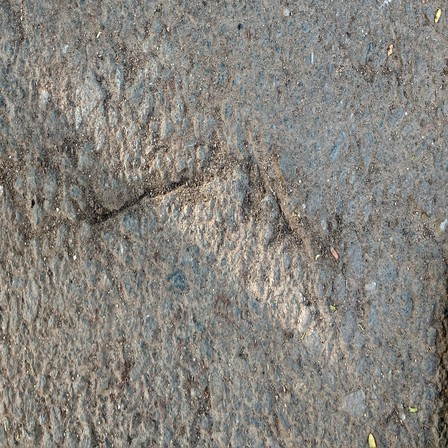
#> input picture data/asphalt/Cracks/IMG_20180513_165129852_HDR resized_448.jpg, 448 x 448 px; its folder holds only this picture in this run
$ jupyter execute --allow-errors lab6.ipynb
#> lines starting #> are read from the running program, lines starting #| are printed output that depends on the picture; after the words box and inside, x2 and y2 are one past the last pixel; in counts of white or black regions, pixels touching at a corner belong together
Part A - Image Feature Extraction and Classification

[cell 1]
import os
import time
import glob
import numpy as np
import pandas as pd
import cv2
import matplotlib.pyplot as plt

from sklearn.model_selection import train_test_split
from sklearn.preprocessing import StandardScaler
from sklearn.linear_model import LogisticRegression
from sklearn.svm import SVC
from sklearn.ensemble import RandomForestClassifier
from sklearn.neighbors import KNeighborsClassifier
from sklearn.metrics import (accuracy_score, precision_score, recall_score,
                             f1_score, confusion_matrix, classification_report)

DATA_DIR   = "data"
OUTPUT_DIR = "outputs"
os.makedirs(OUTPUT_DIR, exist_ok=True)

IMG_SIZE = 128          # all images resized to 128 x 128
RANDOM_STATE = 42

print("Setup done. OpenCV version:", cv2.__version__)

[cell 2]
for root, dirs, files in os.walk(DATA_DIR):
    depth = root.replace(DATA_DIR, "").count(os.sep)
    print("   " * depth + os.path.basename(root) + "/",
          f"[{len(files)} files]" if files else "")
    if depth >= 2:          # don't print every image name
        dirs[:] = []
#> pass 2 of the loop `for root, dirs, files in os.walk(DATA_DIR):`:

[cell 3]
IMAGE_DIR = os.path.join(DATA_DIR, "asphalt")

LABEL_MAP = {
    "Cracks":    1,   # positive class = crack present
    "NonCracks": 0
}

VALID_EXT = ('.jpg', '.jpeg', '.png', '.bmp', '.tif', '.tiff')

records = []
for folder, label in LABEL_MAP.items():
    folder_path = os.path.join(IMAGE_DIR, folder)
    for fname in sorted(os.listdir(folder_path)):
        if fname.lower().endswith(VALID_EXT):
            records.append({
                "filepath": os.path.join(folder_path, fname),
                "filename": fname,
                "folder":   folder,
                "label":    label
            })
#> pass 2 of the loop `for folder, label in LABEL_MAP.items():`:

files_df = pd.DataFrame(records)

print("Total images:", len(files_df))
print(files_df["folder"].value_counts(), "\n")
files_df.head()

[cell 4]
inspect = []
for fp in files_df["filepath"]:
    img = cv2.imread(fp, cv2.IMREAD_UNCHANGED)
#> img is the input picture: shape (448, 448, 3); mean B, G, R 125.7, 131.5, 134.7
    if img is None:
        inspect.append({"height": None, "width": None, "channels": None})
        continue
    h, w = img.shape[:2]
#> h = 448; w = 448
    ch = 1 if img.ndim == 2 else img.shape[2]
#> ch = 3
    inspect.append({"height": h, "width": w, "channels": ch})
#> pass 2 of the loop `for fp in files_df["filepath"]:`:
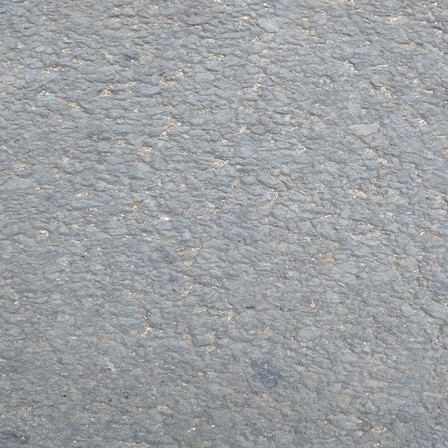
#> input picture data/asphalt/NonCracks/IMG_20180705_130732496 resized_448.jpg, 448 x 448 px
#> img is the input picture: shape (448, 448, 3); mean B, G, R 163.2, 160.2, 157.6

inspect_df = pd.concat([files_df, pd.DataFrame(inspect)], axis=1)
#> inspect_df = table of 2 rows and 7 columns

print("Unreadable files:", inspect_df["height"].isna().sum())
#| Unreadable files: 0
print("\nUnique (height, width) combinations:")
print(inspect_df.groupby(["height", "width"]).size())
#| height  width
#| 448     448      2
#| dtype: int64
print("\nChannel counts:")
print(inspect_df["channels"].value_counts())
#| channels
#| 3    2
#| Name: count, dtype: int64
print("\nSize stats:")
print(inspect_df[["height", "width"]].describe().loc[["min", "max", "mean"]])
#|       height  width
#| min    448.0  448.0
#| max    448.0  448.0
#| mean   448.0  448.0

[cell 5]
DARK_THRESH   = 60     # pixel below this = "dark"
BRIGHT_THRESH = 180    # pixel above this = "bright"
CANNY_LOW     = 100
CANNY_HIGH    = 200

def extract_features(filepath, img_size=IMG_SIZE):
    """Read one image -> return a dict of numeric features."""
#> called with img_size = 128
    img = cv2.imread(filepath, cv2.IMREAD_COLOR)
    if img is None:
        return None

    # 1. resize to common size (compute reduction)
    img = cv2.resize(img, (img_size, img_size), interpolation=cv2.INTER_AREA)
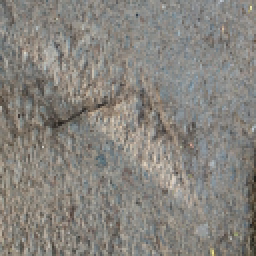
#> img: shape (128, 128, 3) (shown 2 times larger); mean B, G, R 125.7, 131.5, 134.7

    # 2. grayscale: cracks are an intensity pattern, colour is irrelevant
    gray = cv2.cvtColor(img, cv2.COLOR_BGR2GRAY)

    total_px = gray.size
#> total_px = 16384

    # ---- intensity statistics (NumPy) ----
    feats = {
        "mean_brightness": float(np.mean(gray)),
        "contrast_std":    float(np.std(gray)),
        "min_intensity":   float(np.min(gray)),
        "max_intensity":   float(np.max(gray)),
        "median_intensity":float(np.median(gray)),
        "intensity_range": float(np.max(gray) - np.min(gray)),
        "p10":             float(np.percentile(gray, 10)),
        "p90":             float(np.percentile(gray, 90)),
        "dark_ratio":      float(np.sum(gray < DARK_THRESH)   / total_px),
        "bright_ratio":    float(np.sum(gray > BRIGHT_THRESH) / total_px),
    }

    # ---- edge features (OpenCV Canny) ----
    edges = cv2.Canny(gray, CANNY_LOW, CANNY_HIGH)
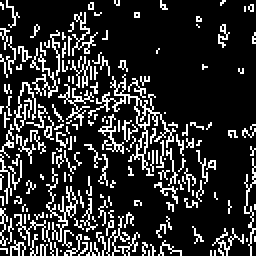
#> edges: shape (128, 128) (shown 2 times larger); 18.1% white in thin lines or dots
    edge_count = int(np.sum(edges > 0))
#> edge_count = 2966
    feats["edge_count"]   = edge_count
    feats["edge_density"] = edge_count / total_px

    return feats

[cell 6]
t0 = time.time()

rows, failed = [], []
for _, r in files_df.iterrows():
    f = extract_features(r["filepath"])
#> f = 12 items
    if f is None:
        failed.append(r["filename"])
        continue
    f["filename"] = r["filename"]
    f["folder"]   = r["folder"]
    f["label"]    = r["label"]
    rows.append(f)
#> pass 2 of the loop `for _, r in files_df.iterrows():`:
#> in extract_features (call 2), `img = cv2.resize(img, (img_size, img_size), interpolation=cv2.INTER_AR..`:
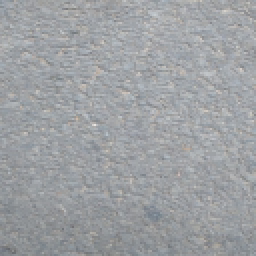
#> img: shape (128, 128, 3) (shown 2 times larger); mean B, G, R 163.2, 160.2, 157.6
#> in extract_features (call 2), `edges = cv2.Canny(gray, CANNY_LOW, CANNY_HIGH)`:
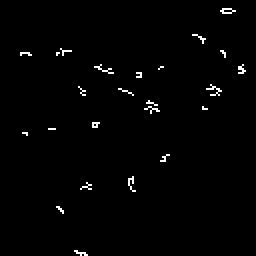
#> edges: shape (128, 128) (shown 2 times larger); 1.2% white in thin lines or dots, all inside (x1, y1, x2, y2) = (10, 4, 123, 128)
#> edge_count = 201

feature_df = pd.DataFrame(rows)
#> feature_df = table of 2 rows and 15 columns
extract_time = time.time() - t0

print(f"Extracted {len(feature_df)} rows in {extract_time:.2f}s  "
      f"({extract_time/len(feature_df)*1000:.1f} ms/image)")
#| Extracted 2 rows in 0.03s  (12.7 ms/image)
print("Failed:", failed)

feature_df.to_csv(os.path.join(OUTPUT_DIR, "image_features.csv"), index=False)
feature_df.head()
#> Out = table of 2 rows and 15 columns

[cell 7]
feature_cols = [c for c in feature_df.columns
                if c not in ("filename", "folder", "label")]
#> feature_cols = ['mean_brightness', 'contrast_std', 'min_intensity', 'max_intensity', 'median_intensity', 'intensity_range', 'p10', 'p90', 'dark_ratio', 'bright_ratio', 'edge_count', 'edge_density']

comparison = feature_df.groupby("folder")[feature_cols].mean().T
#> comparison = table of 12 rows and 2 columns
comparison["difference"] = comparison["Cracks"] - comparison["NonCracks"]
comparison.round(4)
#> Out = table of 12 rows and 3 columns

[cell 8]
def viz_pipeline(filepath, img_size=IMG_SIZE):
    img  = cv2.imread(filepath, cv2.IMREAD_COLOR)
    img  = cv2.resize(img, (img_size, img_size), interpolation=cv2.INTER_AREA)
    rgb  = cv2.cvtColor(img, cv2.COLOR_BGR2RGB)
    gray = cv2.cvtColor(img, cv2.COLOR_BGR2GRAY)
    edges= cv2.Canny(gray, CANNY_LOW, CANNY_HIGH)
    return rgb, gray, edges

#> (the rest of this cell did not finish here and is left out)

[cell 9]
key_feats = ["edge_density", "min_intensity", "contrast_std",
             "intensity_range", "p10", "mean_brightness"]

fig, axes = plt.subplots(2, 3, figsize=(14, 7))
for ax, f in zip(axes.ravel(), key_feats):
    for folder, color in [("Cracks", "crimson"), ("NonCracks", "steelblue")]:
        ax.hist(feature_df[feature_df.folder == folder][f],
                bins=25, alpha=0.6, label=folder, color=color)
    ax.set_title(f, fontsize=11)
    ax.legend(fontsize=8)

plt.tight_layout()
plt.savefig(os.path.join(OUTPUT_DIR, "feature_distributions.png"), dpi=130, bbox_inches="tight")
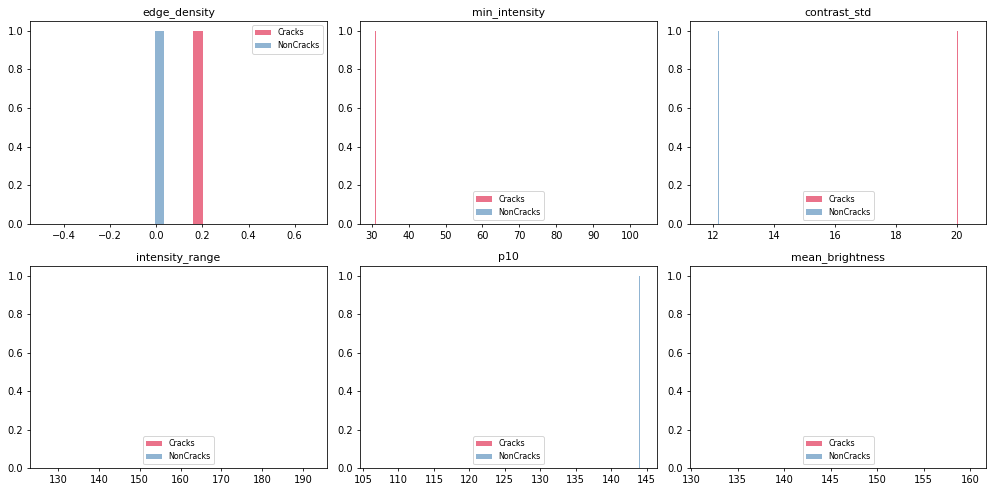
#> figure drawn by matplotlib, 6 panels; panel 1: tallest bar 1 high, from x = 0.161 to 0.201; panel 1: tallest bar 1 high, from x = -0.00773 to 0.0323; panel 2: tallest bar 1 high, from x = 30.98 to 31.02; panel 2: tallest bar 1 high, from x = 103 to 103
plt.show()

[cell 10]
X = feature_df[feature_cols].values
y = feature_df["label"].values
#> y = [1, 0]

#> (the rest of this cell did not finish here and is left out)

[cell 11]
models = {
    "Logistic Regression": (LogisticRegression(max_iter=1000, random_state=RANDOM_STATE), True),
    "SVM (RBF)":           (SVC(kernel="rbf", random_state=RANDOM_STATE),                True),
    "Random Forest":       (RandomForestClassifier(n_estimators=200, random_state=RANDOM_STATE), False),
    "KNN (k=5)":           (KNeighborsClassifier(n_neighbors=5),                          True),
}

results, preds = [], {}

#> (the rest of this cell did not finish here and is left out)

#> (a cell that did not finish here is left out)

[cell 13]
rf = models["Random Forest"][0]
#> (the rest of this cell did not finish here and is left out)

Part B - Text Vectorization and Spam Classification

[cell 14]
from sklearn.feature_extraction.text import CountVectorizer, TfidfVectorizer
from sklearn.naive_bayes import MultinomialNB
from sklearn.svm import LinearSVC
import re

email_path = os.path.join(DATA_DIR, "emails.csv")   # adjust filename if different
#> (the rest of this cell did not finish here and is left out)

[cell 15]
LABEL_COL = "Prediction"
#> (the rest of this cell did not finish here and is left out)

#> (a cell that did not finish here is left out)

[cell 17]
def clean_text(s):
    s = s.lower()
    s = re.sub(r"[^a-z\s]", " ", s)      # keep letters only
    s = re.sub(r"\s+", " ", s).strip()   # collapse whitespace
    return s

#> (the rest of this cell did not finish here and is left out)

[cell 18]
def run_text_experiment(vec, vec_name, tag="Original"):
    """Vectorise (fit on train only), train 3 models, time everything."""
    t0 = time.perf_counter()
    Xtr = vec.fit_transform(Xt_train)
    vec_time = time.perf_counter() - t0
    Xte = vec.transform(Xt_test)

    clfs = {
        "Naive Bayes":         MultinomialNB(),
        "Logistic Regression": LogisticRegression(max_iter=1000, random_state=RANDOM_STATE),
        "LinearSVC":           LinearSVC(random_state=RANDOM_STATE),
    }

    rows, cms = [], {}
    for cname, clf in clfs.items():
        t0 = time.perf_counter()
        clf.fit(Xtr, yt_train)
        train_time = time.perf_counter() - t0

        t0 = time.perf_counter()
        yp = clf.predict(Xte)
        pred_time = time.perf_counter() - t0

        cms[(vec_name, cname)] = confusion_matrix(yt_test, yp)
        rows.append({
            "Approach":         tag,
            "Representation":   vec_name,
            "Model":            cname,
            "# Features":       Xtr.shape[1],
            "Vectorise (s)":    vec_time,
            "Train (s)":        train_time,
            "Predict (s)":      pred_time,
            "Accuracy":         accuracy_score(yt_test, yp),
            "Precision":        precision_score(yt_test, yp),
            "Recall":           recall_score(yt_test, yp),
            "F1":               f1_score(yt_test, yp),
        })
    return rows, cms

all_rows, all_cms = [], {}
#> (the rest of this cell did not finish here and is left out)

[cell 19]
fig, axes = plt.subplots(2, 3, figsize=(12, 7))
for ax, ((vn, cn), cm) in zip(axes.ravel(), all_cms.items()):
    ax.imshow(cm, cmap="Blues")
    ax.set_title(f"{vn}\n{cn}", fontsize=9)
    ax.set_xticks([0, 1]); ax.set_xticklabels(["Ham", "Spam"])
    ax.set_yticks([0, 1]); ax.set_yticklabels(["Ham", "Spam"])
    ax.set_xlabel("Predicted"); ax.set_ylabel("Actual")
    for i in range(2):
        for j in range(2):
            ax.text(j, i, cm[i, j], ha="center", va="center",
                    color="white" if cm[i, j] > cm.max() / 2 else "black")
plt.tight_layout()
plt.savefig(os.path.join(OUTPUT_DIR, "text_confusion_matrices.png"), dpi=130, bbox_inches="tight")
plt.show()
